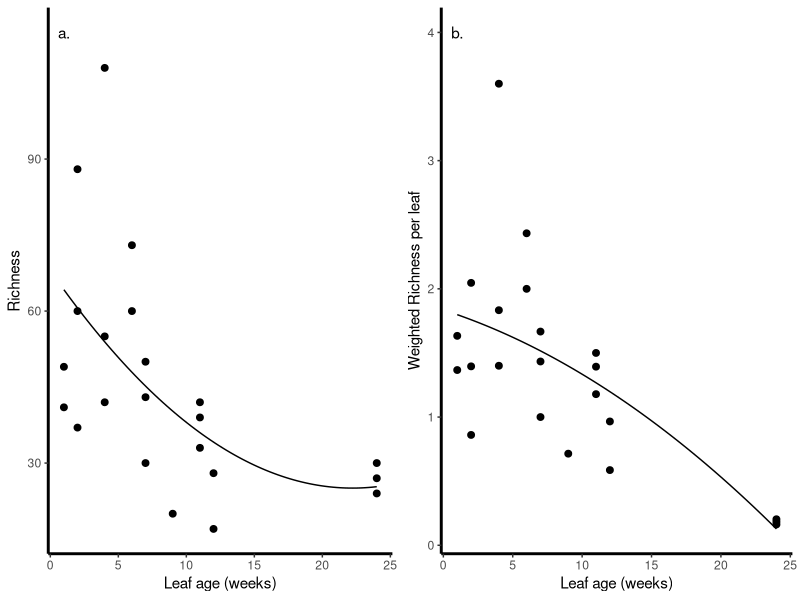

The R source for this figure: (Note: this script raises an error after producing the figure.)
# Libraries
library(ggplot2)
library(vegan)
library(plyr)
library(nlme)
library(gridExtra)
library(dplyr)

# Plot themes
## With legend
Theme=theme_classic(base_size=11, base_family="Helvetica") +
    theme(axis.line = element_line(size = 1, colour = "black", linetype = "solid")) +theme(plot.title = element_text(size = 12))
## Without legends
Theme2=Theme+ theme(legend.position="none") + theme(panel.border=element_rect(fill=NA))

# set wd
 setwd("/Users/cata/Documents/CGLab/GitHub/FunExp_Rstudio/FunExp")

#Color friendly: The palette with black:
cbbPalette <- c("#000000", "#E69F00", "#56B4E9", "#009E73", "#F0E442", "#0072B2", "#D55E00", "#CC79A7")

#Load data
ASVtable=read.table('input_data/ASVtable_FunExp12021-03-24.txt', header=TRUE)
meta.table=read.table('input_data/METAtable_FunExp12021-03-24_sampleNamesFIX.txt', header=TRUE)
# reformatting:
meta.table$leaf_age_weeks=as.numeric(substr(meta.table$leaf_age, 2,3))
meta.table[which(is.na(meta.table$leaf_age_weeks)),6]=0 # replace NA with zero
# to calculate leaves per treatment
leavs_per_age=read.csv('input_data/Leavs_per_age.csv', header=TRUE)
# remove leaves with no fluid
leavs_per_age2= leavs_per_age[-which(is.na(leavs_per_age$Volume)),]
leaves_count=ddply(leavs_per_age, ('AGE_WEEKS'), summarize, count=length(BAND))
colnames(leaves_count)[1]='leaf_age_weeks'

# calculate richness metrics
richness=specnumber(ASVtable)
shannon=diversity(ASVtable, index='shannon')
simpson=diversity(ASVtable, index='simpson')
evenness=shannon/log(richness)
meta.div=data.frame(meta.table, richness, shannon, simpson, evenness)
head(meta.div)

#extract data to focus on pre-experiemnt diversity
Baseline = meta.div[which(meta.div$treatment=='F50'),]
# merge with baseline dataframe
Baseline2=left_join(Baseline, leaves_count, by = "leaf_age_weeks")
# create weighted version of richness
Baseline2$w_richness=Baseline2$richness/Baseline2$count

# plot panels
rich_regional=ggplot(Baseline, aes(leaf_age_weeks, richness))  + 
  geom_point(size=2)+ Theme + ylab('Richness') + 
  xlab('Leaf age (weeks)') + 
  geom_smooth(method=lm, formula=y ~ poly(x,2), se=FALSE, color='black', size=0.5) + 
  annotate('text', label='a.', x=1, y=115)
rich_local=ggplot(Baseline2, aes(leaf_age_weeks, w_richness))  + 
  geom_point(size=2)+ Theme + ylab('Weighted Richness per leaf') + 
  xlab('Leaf age (weeks)') + 
  geom_smooth(method='lm', formula= y ~ poly(x,2), se=FALSE, color='black', size=0.5)+ 
  annotate('text', label='b.', x=1, y=4)


Fig_divControl=arrangeGrob(rich_regional, rich_local, ncol=2)
quartz(width=6, height=3)
plot(Fig_divControl)
quartz.save('Figures/Fig_div_time_controls.png', type='png', dpi=300)

# stats
# rich regional
model_baseline=glm(richness ~ leaf_age_weeks, data=Baseline)
summary(model_baseline)

# rich_local
model_baseline2a=glm(w_richness ~ leaf_age_weeks, data=Baseline2)
model_baseline2b=glm(w_richness ~ leaf_age_weeks + leaf_age_weeks^2, data=Baseline2)
AIC(model_baseline2a, model_baseline2b)
summary(model_baseline2a)